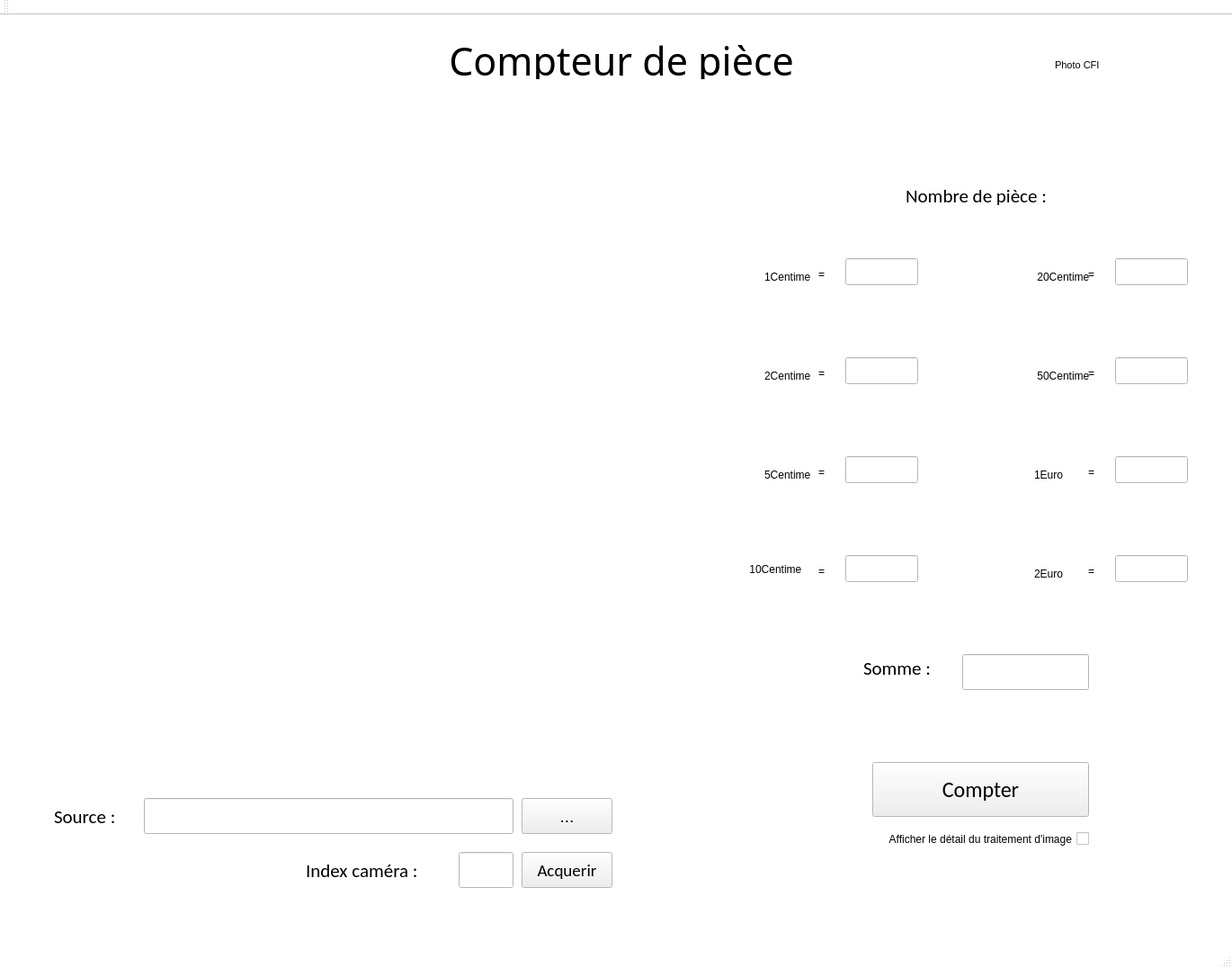
<?xml version="1.0" encoding="UTF-8"?>
<ui version="4.0">
 <class>MainWindow</class>
 <widget class="QMainWindow" name="MainWindow">
  <property name="geometry">
   <rect>
    <x>0</x>
    <y>0</y>
    <width>1370</width>
    <height>1076</height>
   </rect>
  </property>
  <property name="palette">
   <palette>
    <active>
     <colorrole role="Base">
      <brush brushstyle="SolidPattern">
       <color alpha="255">
        <red>255</red>
        <green>255</green>
        <blue>255</blue>
       </color>
      </brush>
     </colorrole>
     <colorrole role="Window">
      <brush brushstyle="SolidPattern">
       <color alpha="255">
        <red>255</red>
        <green>255</green>
        <blue>255</blue>
       </color>
      </brush>
     </colorrole>
    </active>
    <inactive>
     <colorrole role="Base">
      <brush brushstyle="SolidPattern">
       <color alpha="255">
        <red>255</red>
        <green>255</green>
        <blue>255</blue>
       </color>
      </brush>
     </colorrole>
     <colorrole role="Window">
      <brush brushstyle="SolidPattern">
       <color alpha="255">
        <red>255</red>
        <green>255</green>
        <blue>255</blue>
       </color>
      </brush>
     </colorrole>
    </inactive>
    <disabled>
     <colorrole role="Base">
      <brush brushstyle="SolidPattern">
       <color alpha="255">
        <red>255</red>
        <green>255</green>
        <blue>255</blue>
       </color>
      </brush>
     </colorrole>
     <colorrole role="Window">
      <brush brushstyle="SolidPattern">
       <color alpha="255">
        <red>255</red>
        <green>255</green>
        <blue>255</blue>
       </color>
      </brush>
     </colorrole>
    </disabled>
   </palette>
  </property>
  <property name="windowTitle">
   <string>MainWindow</string>
  </property>
  <widget class="QWidget" name="centralWidget">
   <widget class="QLabel" name="label">
    <property name="geometry">
     <rect>
      <x>0</x>
      <y>30</y>
      <width>1371</width>
      <height>41</height>
     </rect>
    </property>
    <property name="palette">
     <palette>
      <active>
       <colorrole role="Text">
        <brush brushstyle="SolidPattern">
         <color alpha="255">
          <red>0</red>
          <green>0</green>
          <blue>255</blue>
         </color>
        </brush>
       </colorrole>
      </active>
      <inactive>
       <colorrole role="Text">
        <brush brushstyle="SolidPattern">
         <color alpha="255">
          <red>0</red>
          <green>0</green>
          <blue>255</blue>
         </color>
        </brush>
       </colorrole>
      </inactive>
      <disabled>
       <colorrole role="Text">
        <brush brushstyle="SolidPattern">
         <color alpha="255">
          <red>120</red>
          <green>120</green>
          <blue>120</blue>
         </color>
        </brush>
       </colorrole>
      </disabled>
     </palette>
    </property>
    <property name="font">
     <font>
      <family>Algerian</family>
      <pointsize>32</pointsize>
      <weight>50</weight>
      <italic>false</italic>
      <bold>false</bold>
     </font>
    </property>
    <property name="text">
     <string> Compteur de pièce</string>
    </property>
    <property name="alignment">
     <set>Qt::AlignCenter</set>
    </property>
   </widget>
   <widget class="QPushButton" name="pbAcquerir">
    <property name="geometry">
     <rect>
      <x>580</x>
      <y>930</y>
      <width>101</width>
      <height>40</height>
     </rect>
    </property>
    <property name="font">
     <font>
      <family>Calibri</family>
      <pointsize>14</pointsize>
     </font>
    </property>
    <property name="text">
     <string>Acquerir</string>
    </property>
   </widget>
   <widget class="QToolButton" name="tbSource">
    <property name="geometry">
     <rect>
      <x>580</x>
      <y>870</y>
      <width>101</width>
      <height>40</height>
     </rect>
    </property>
    <property name="font">
     <font>
      <pointsize>14</pointsize>
     </font>
    </property>
    <property name="text">
     <string>...</string>
    </property>
   </widget>
   <widget class="QLineEdit" name="leSource">
    <property name="geometry">
     <rect>
      <x>160</x>
      <y>870</y>
      <width>411</width>
      <height>40</height>
     </rect>
    </property>
    <property name="font">
     <font>
      <pointsize>12</pointsize>
     </font>
    </property>
   </widget>
   <widget class="QLabel" name="label_2">
    <property name="geometry">
     <rect>
      <x>60</x>
      <y>870</y>
      <width>101</width>
      <height>41</height>
     </rect>
    </property>
    <property name="font">
     <font>
      <family>Calibri</family>
      <pointsize>16</pointsize>
     </font>
    </property>
    <property name="text">
     <string>Source :</string>
    </property>
   </widget>
   <widget class="QLabel" name="label_3">
    <property name="geometry">
     <rect>
      <x>910</x>
      <y>280</y>
      <width>31</width>
      <height>16</height>
     </rect>
    </property>
    <property name="text">
     <string>=</string>
    </property>
   </widget>
   <widget class="QLabel" name="label_4">
    <property name="geometry">
     <rect>
      <x>910</x>
      <y>390</y>
      <width>31</width>
      <height>16</height>
     </rect>
    </property>
    <property name="text">
     <string>=</string>
    </property>
   </widget>
   <widget class="QLabel" name="label_5">
    <property name="geometry">
     <rect>
      <x>910</x>
      <y>500</y>
      <width>31</width>
      <height>16</height>
     </rect>
    </property>
    <property name="text">
     <string>=</string>
    </property>
   </widget>
   <widget class="QLabel" name="label_6">
    <property name="geometry">
     <rect>
      <x>910</x>
      <y>610</y>
      <width>31</width>
      <height>16</height>
     </rect>
    </property>
    <property name="text">
     <string>=</string>
    </property>
   </widget>
   <widget class="QLabel" name="label_8">
    <property name="geometry">
     <rect>
      <x>850</x>
      <y>180</y>
      <width>471</width>
      <height>41</height>
     </rect>
    </property>
    <property name="font">
     <font>
      <family>Calibri</family>
      <pointsize>16</pointsize>
     </font>
    </property>
    <property name="text">
     <string>Nombre de pièce :</string>
    </property>
    <property name="alignment">
     <set>Qt::AlignCenter</set>
    </property>
   </widget>
   <widget class="QLineEdit" name="le1Centime">
    <property name="geometry">
     <rect>
      <x>940</x>
      <y>270</y>
      <width>81</width>
      <height>30</height>
     </rect>
    </property>
    <property name="font">
     <font>
      <pointsize>12</pointsize>
     </font>
    </property>
    <property name="readOnly">
     <bool>true</bool>
    </property>
   </widget>
   <widget class="QPushButton" name="pbCompter">
    <property name="geometry">
     <rect>
      <x>970</x>
      <y>830</y>
      <width>241</width>
      <height>61</height>
     </rect>
    </property>
    <property name="font">
     <font>
      <family>Calibri</family>
      <pointsize>18</pointsize>
     </font>
    </property>
    <property name="text">
     <string>Compter</string>
    </property>
   </widget>
   <widget class="QLineEdit" name="le2Centime">
    <property name="geometry">
     <rect>
      <x>940</x>
      <y>380</y>
      <width>81</width>
      <height>30</height>
     </rect>
    </property>
    <property name="font">
     <font>
      <pointsize>12</pointsize>
     </font>
    </property>
    <property name="readOnly">
     <bool>true</bool>
    </property>
   </widget>
   <widget class="QLineEdit" name="le5Centime">
    <property name="geometry">
     <rect>
      <x>940</x>
      <y>490</y>
      <width>81</width>
      <height>30</height>
     </rect>
    </property>
    <property name="font">
     <font>
      <pointsize>12</pointsize>
     </font>
    </property>
    <property name="readOnly">
     <bool>true</bool>
    </property>
   </widget>
   <widget class="QLineEdit" name="le10Centime">
    <property name="geometry">
     <rect>
      <x>940</x>
      <y>600</y>
      <width>81</width>
      <height>30</height>
     </rect>
    </property>
    <property name="font">
     <font>
      <pointsize>12</pointsize>
     </font>
    </property>
    <property name="readOnly">
     <bool>true</bool>
    </property>
   </widget>
   <widget class="QLabel" name="label_9">
    <property name="geometry">
     <rect>
      <x>1210</x>
      <y>280</y>
      <width>31</width>
      <height>16</height>
     </rect>
    </property>
    <property name="text">
     <string>=</string>
    </property>
   </widget>
   <widget class="QLabel" name="label_10">
    <property name="geometry">
     <rect>
      <x>1210</x>
      <y>610</y>
      <width>31</width>
      <height>16</height>
     </rect>
    </property>
    <property name="text">
     <string>=</string>
    </property>
   </widget>
   <widget class="QLineEdit" name="le50Centime">
    <property name="geometry">
     <rect>
      <x>1240</x>
      <y>380</y>
      <width>81</width>
      <height>30</height>
     </rect>
    </property>
    <property name="font">
     <font>
      <pointsize>12</pointsize>
     </font>
    </property>
    <property name="readOnly">
     <bool>true</bool>
    </property>
   </widget>
   <widget class="QLineEdit" name="le1Euro">
    <property name="geometry">
     <rect>
      <x>1240</x>
      <y>490</y>
      <width>81</width>
      <height>30</height>
     </rect>
    </property>
    <property name="font">
     <font>
      <pointsize>12</pointsize>
     </font>
    </property>
    <property name="readOnly">
     <bool>true</bool>
    </property>
   </widget>
   <widget class="QLabel" name="label_12">
    <property name="geometry">
     <rect>
      <x>1210</x>
      <y>500</y>
      <width>31</width>
      <height>16</height>
     </rect>
    </property>
    <property name="text">
     <string>=</string>
    </property>
   </widget>
   <widget class="QLineEdit" name="le2Euro">
    <property name="geometry">
     <rect>
      <x>1240</x>
      <y>600</y>
      <width>81</width>
      <height>30</height>
     </rect>
    </property>
    <property name="font">
     <font>
      <pointsize>12</pointsize>
     </font>
    </property>
    <property name="readOnly">
     <bool>true</bool>
    </property>
   </widget>
   <widget class="QLabel" name="label_13">
    <property name="geometry">
     <rect>
      <x>1210</x>
      <y>390</y>
      <width>31</width>
      <height>16</height>
     </rect>
    </property>
    <property name="text">
     <string>=</string>
    </property>
   </widget>
   <widget class="QLineEdit" name="le20Centime">
    <property name="geometry">
     <rect>
      <x>1240</x>
      <y>270</y>
      <width>81</width>
      <height>30</height>
     </rect>
    </property>
    <property name="font">
     <font>
      <pointsize>12</pointsize>
     </font>
    </property>
    <property name="readOnly">
     <bool>true</bool>
    </property>
   </widget>
   <widget class="QLabel" name="label_14">
    <property name="geometry">
     <rect>
      <x>960</x>
      <y>710</y>
      <width>111</width>
      <height>31</height>
     </rect>
    </property>
    <property name="font">
     <font>
      <family>Calibri</family>
      <pointsize>16</pointsize>
     </font>
    </property>
    <property name="text">
     <string>Somme :</string>
    </property>
   </widget>
   <widget class="QLineEdit" name="leSomme">
    <property name="geometry">
     <rect>
      <x>1070</x>
      <y>710</y>
      <width>141</width>
      <height>40</height>
     </rect>
    </property>
    <property name="font">
     <font>
      <pointsize>12</pointsize>
     </font>
    </property>
    <property name="readOnly">
     <bool>true</bool>
    </property>
   </widget>
   <widget class="QLabel" name="lPhotoCFI">
    <property name="geometry">
     <rect>
      <x>1170</x>
      <y>10</y>
      <width>191</width>
      <height>91</height>
     </rect>
    </property>
    <property name="font">
     <font>
      <pointsize>8</pointsize>
     </font>
    </property>
    <property name="text">
     <string> Photo CFI</string>
    </property>
   </widget>
   <widget class="QLabel" name="l1Centime">
    <property name="geometry">
     <rect>
      <x>850</x>
      <y>260</y>
      <width>81</width>
      <height>61</height>
     </rect>
    </property>
    <property name="text">
     <string>1Centime</string>
    </property>
   </widget>
   <widget class="QLabel" name="l2Centime">
    <property name="geometry">
     <rect>
      <x>850</x>
      <y>370</y>
      <width>81</width>
      <height>61</height>
     </rect>
    </property>
    <property name="text">
     <string>2Centime</string>
    </property>
   </widget>
   <widget class="QLabel" name="l5Centime">
    <property name="geometry">
     <rect>
      <x>850</x>
      <y>480</y>
      <width>81</width>
      <height>61</height>
     </rect>
    </property>
    <property name="text">
     <string>5Centime</string>
    </property>
   </widget>
   <widget class="QLabel" name="l10Centime">
    <property name="geometry">
     <rect>
      <x>830</x>
      <y>580</y>
      <width>81</width>
      <height>71</height>
     </rect>
    </property>
    <property name="text">
     <string> 10Centime</string>
    </property>
   </widget>
   <widget class="QLabel" name="l20Centime">
    <property name="geometry">
     <rect>
      <x>1150</x>
      <y>260</y>
      <width>81</width>
      <height>61</height>
     </rect>
    </property>
    <property name="text">
     <string> 20Centime</string>
    </property>
   </widget>
   <widget class="QLabel" name="l50Centime">
    <property name="geometry">
     <rect>
      <x>1150</x>
      <y>370</y>
      <width>81</width>
      <height>61</height>
     </rect>
    </property>
    <property name="text">
     <string> 50Centime</string>
    </property>
   </widget>
   <widget class="QLabel" name="l1Euro">
    <property name="geometry">
     <rect>
      <x>1150</x>
      <y>480</y>
      <width>81</width>
      <height>61</height>
     </rect>
    </property>
    <property name="text">
     <string>1Euro</string>
    </property>
   </widget>
   <widget class="QLabel" name="l2Euro">
    <property name="geometry">
     <rect>
      <x>1150</x>
      <y>590</y>
      <width>81</width>
      <height>61</height>
     </rect>
    </property>
    <property name="text">
     <string>2Euro</string>
    </property>
   </widget>
   <widget class="QCheckBox" name="cbDetail">
    <property name="geometry">
     <rect>
      <x>950</x>
      <y>890</y>
      <width>261</width>
      <height>51</height>
     </rect>
    </property>
    <property name="layoutDirection">
     <enum>Qt::RightToLeft</enum>
    </property>
    <property name="text">
     <string>Afficher le détail du traitement d'image</string>
    </property>
   </widget>
   <widget class="QLineEdit" name="leIndexCamera">
    <property name="geometry">
     <rect>
      <x>510</x>
      <y>930</y>
      <width>61</width>
      <height>40</height>
     </rect>
    </property>
    <property name="font">
     <font>
      <pointsize>12</pointsize>
     </font>
    </property>
   </widget>
   <widget class="QLabel" name="label_7">
    <property name="geometry">
     <rect>
      <x>340</x>
      <y>930</y>
      <width>171</width>
      <height>41</height>
     </rect>
    </property>
    <property name="font">
     <font>
      <family>Calibri</family>
      <pointsize>16</pointsize>
     </font>
    </property>
    <property name="text">
     <string>Index caméra : </string>
    </property>
   </widget>
   <widget class="QLabel" name="lPhotoBase">
    <property name="geometry">
     <rect>
      <x>20</x>
      <y>100</y>
      <width>750</width>
      <height>750</height>
     </rect>
    </property>
    <property name="text">
     <string/>
    </property>
   </widget>
  </widget>
  <widget class="QMenuBar" name="menuBar">
   <property name="geometry">
    <rect>
     <x>0</x>
     <y>0</y>
     <width>1370</width>
     <height>26</height>
    </rect>
   </property>
  </widget>
  <widget class="QToolBar" name="mainToolBar">
   <attribute name="toolBarArea">
    <enum>TopToolBarArea</enum>
   </attribute>
   <attribute name="toolBarBreak">
    <bool>false</bool>
   </attribute>
  </widget>
  <widget class="QStatusBar" name="statusBar"/>
 </widget>
 <layoutdefault spacing="6" margin="11"/>
 <resources/>
 <connections/>
</ui>
